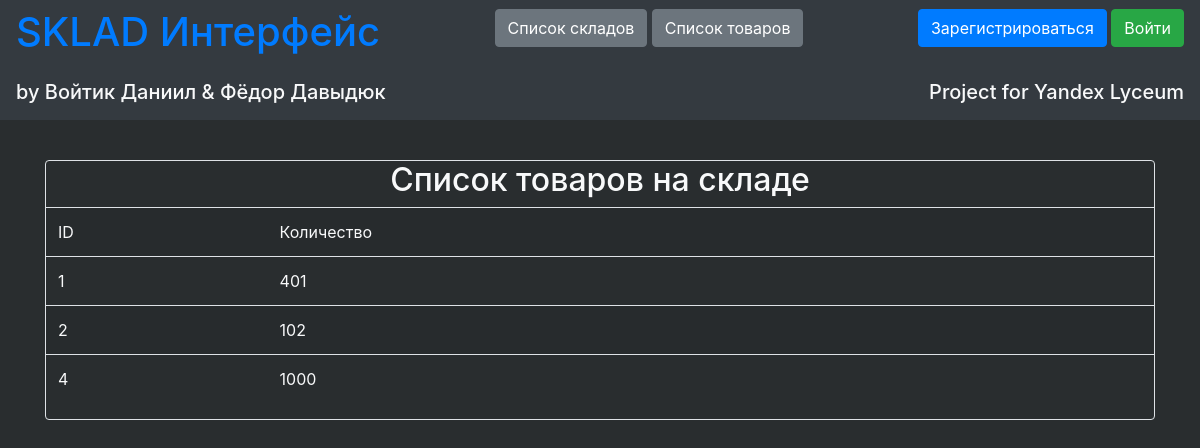
The app's page /wares_inventory/WARE_D with its own data.
### tables this page shows
CREATE TABLE WARE_D (
        id INTEGER NOT NULL UNIQUE,
        amount INTEGER NOT NULL,
        PRIMARY KEY (id));

### server.py (the view)
@app.route("/wares_inventory/<name>", methods=['GET', 'POST'])
def sklad_inventory(name):
    items = table_data(name)
    print(items)
    return render_template("sklad_inventory.html", items=items)

### db/db_processing.py (called while the page is built)
def table_data(name):
    con = sqlite3.connect("db/main_database.db")
    cur = con.cursor()
    cur.execute(f"""SELECT * from {name}""")
    return cur.fetchall()

### templates/sklad_inventory.html (shortened to what this page needs)
{% extends "base.html" %}
{% block content %}
<p><br></p>
<div class="border rounded">
<h2 align="center" class="text-light">Список товаров на складе</h2>
<div class="table_container">
    <table class="table table-striped text-light">
        <tr class="my_row">
            <td class="title" width="50px">ID</td>
            <td class="title" width="200px">Количество</td>
        </tr>
        {% for item in items %}
        <tr class="my_row">
            <td class="ordinary">{{ item[0] }}</td>
            <td class="ordinary">{{ item[1] }}</td>
        </tr>
        {% endfor %}
    </table>
</div>
</div>
<br>
{% endblock %}

### records on screen
WARE_D: id "1", amount "401"
WARE_D: id "2", amount "102"
WARE_D: id "4", amount "1000"
